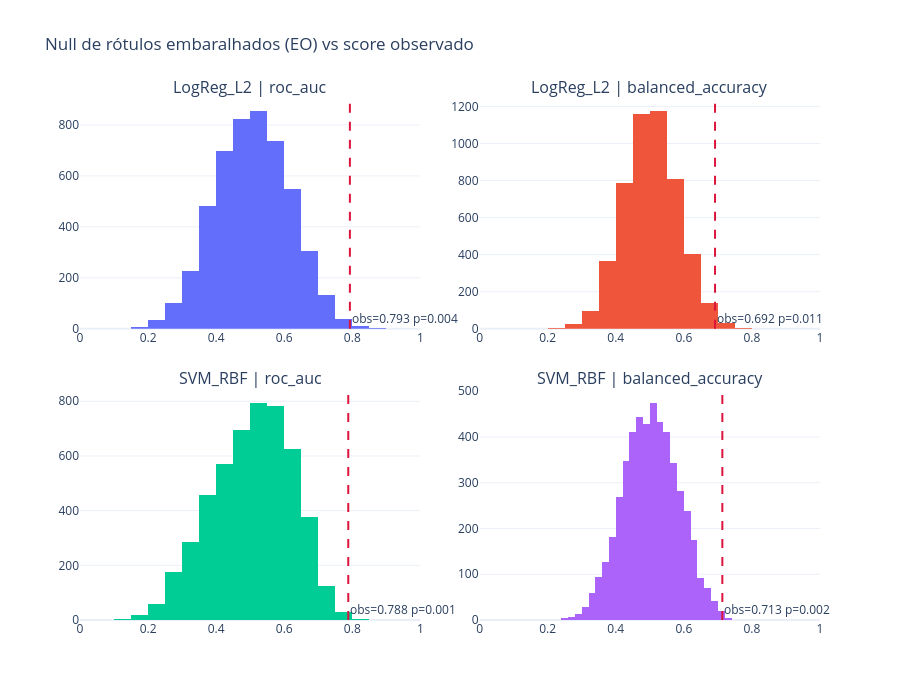

Notebook code cell kept with this figure:
### Markdown cell above
### Histogramas da distribuição nula

### Code cell
fig = make_subplots(
    rows=len(CANDIDATE_MODELS),
    cols=len(PERM_METRICS),
    subplot_titles=[
        f"{m} | {metric}" for m in CANDIDATE_MODELS for metric in PERM_METRICS
    ],
    vertical_spacing=0.12,
    horizontal_spacing=0.08,
)

for i, name in enumerate(CANDIDATE_MODELS):
    for j, metric in enumerate(PERM_METRICS):
        null = null_store[name][metric]
        obs = float(
            df_perm.loc[
                (df_perm["model"] == name) & (df_perm["metric"] == metric),
                "observed",
            ].iloc[0]
        )
        p = float(
            df_perm.loc[
                (df_perm["model"] == name) & (df_perm["metric"] == metric),
                "p",
            ].iloc[0]
        )
        fig.add_trace(
            go.Histogram(x=null, nbinsx=30, name=f"{name}-{metric}", showlegend=False),
            row=i + 1,
            col=j + 1,
        )
        fig.add_vline(
            x=obs,
            line_dash="dash",
            line_color="crimson",
            annotation_text=f"obs={obs:.3f} p={p:.3f}",
            annotation_position="bottom right",
            row=i + 1,
            col=j + 1,
        )

fig.update_layout(
    height=700,
    title_text="Null de rótulos embaralhados (EO) vs score observado",
    template="plotly_white",
    hovermode=False,
)
fig.update_xaxes(range=[0, 1])
fig.show(config={"displayModeBar": False, "staticPlot": False})

### Figure 1 — Plotly figure (JSON) as saved in the notebook; plotly's stock layout.template omitted (floating-point values rounded to 4 significant figures; data arrays with more than 128 entries replaced by an {"elided": "..."} marker saying what was removed)
{"data": [{"name": "LogReg_L2-roc_auc", "nbinsx": 30, "showlegend": false, "type": "histogram", "x": {"elided": "5000 float values"}, "xaxis": "x", "yaxis": "y"}, {"name": "LogReg_L2-balanced_accuracy", "nbinsx": 30, "showlegend": false, "type": "histogram", "x": {"elided": "5000 float values"}, "xaxis": "x2", "yaxis": "y2"}, {"name": "SVM_RBF-roc_auc", "nbinsx": 30, "showlegend": false, "type": "histogram", "x": {"elided": "5000 float values"}, "xaxis": "x3", "yaxis": "y3"}, {"name": "SVM_RBF-balanced_accuracy", "nbinsx": 30, "showlegend": false, "type": "histogram", "x": {"elided": "5000 float values"}, "xaxis": "x4", "yaxis": "y4"}], "layout": {"annotations": [{"font": {"size": 16}, "showarrow": false, "text": "LogReg_L2 | roc_auc", "x": 0.23, "xanchor": "center", "xref": "paper", "y": 1, "yanchor": "bottom", "yref": "paper"}, {"font": {"size": 16}, "showarrow": false, "text": "LogReg_L2 | balanced_accuracy", "x": 0.77, "xanchor": "center", "xref": "paper", "y": 1, "yanchor": "bottom", "yref": "paper"}, {"font": {"size": 16}, "showarrow": false, "text": "SVM_RBF | roc_auc", "x": 0.23, "xanchor": "center", "xref": "paper", "y": 0.44, "yanchor": "bottom", "yref": "paper"}, {"font": {"size": 16}, "showarrow": false, "text": "SVM_RBF | balanced_accuracy", "x": 0.77, "xanchor": "center", "xref": "paper", "y": 0.44, "yanchor": "bottom", "yref": "paper"}, {"showarrow": false, "text": "obs=0.793 p=0.004", "x": 0.7929, "xanchor": "left", "xref": "x", "y": 0, "yanchor": "bottom", "yref": "y domain"}, {"showarrow": false, "text": "obs=0.692 p=0.011", "x": 0.6917, "xanchor": "left", "xref": "x2", "y": 0, "yanchor": "bottom", "yref": "y2 domain"}, {"showarrow": false, "text": "obs=0.788 p=0.001", "x": 0.7881, "xanchor": "left", "xref": "x3", "y": 0, "yanchor": "bottom", "yref": "y3 domain"}, {"showarrow": false, "text": "obs=0.713 p=0.002", "x": 0.7131, "xanchor": "left", "xref": "x4", "y": 0, "yanchor": "bottom", "yref": "y4 domain"}], "height": 700, "hovermode": false, "shapes": [{"line": {"color": "crimson", "dash": "dash"}, "type": "line", "x0": 0.7929, "x1": 0.7929, "xref": "x", "y0": 0, "y1": 1, "yref": "y domain"}, {"line": {"color": "crimson", "dash": "dash"}, "type": "line", "x0": 0.6917, "x1": 0.6917, "xref": "x2", "y0": 0, "y1": 1, "yref": "y2 domain"}, {"line": {"color": "crimson", "dash": "dash"}, "type": "line", "x0": 0.7881, "x1": 0.7881, "xref": "x3", "y0": 0, "y1": 1, "yref": "y3 domain"}, {"line": {"color": "crimson", "dash": "dash"}, "type": "line", "x0": 0.7131, "x1": 0.7131, "xref": "x4", "y0": 0, "y1": 1, "yref": "y4 domain"}], "title": {"text": "Null de rótulos embaralhados (EO) vs score observado"}, "xaxis": {"anchor": "y", "domain": [0, 0.46], "range": [0, 1]}, "xaxis2": {"anchor": "y2", "domain": [0.54, 1], "range": [0, 1]}, "xaxis3": {"anchor": "y3", "domain": [0, 0.46], "range": [0, 1]}, "xaxis4": {"anchor": "y4", "domain": [0.54, 1], "range": [0, 1]}, "yaxis": {"anchor": "x", "domain": [0.56, 1]}, "yaxis2": {"anchor": "x2", "domain": [0.56, 1]}, "yaxis3": {"anchor": "x3", "domain": [0, 0.44]}, "yaxis4": {"anchor": "x4", "domain": [0, 0.44]}}}
